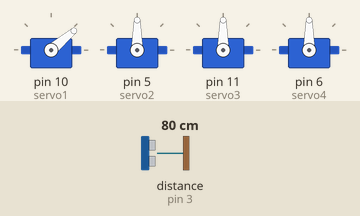
Recording of a sketch running on a simulated Arduino Uno, built with avr-gcc and run on an emulated ATmega328P. Shown: 4 × servo. Wiring (inferred from the names in the program): ultrasonic range finder: trigger pin 9; echo pin 3. Inputs (shaded band) come from the test bench; at power-on: distance to the obstacle (sensor on pin 3) 80 cm. The echo pulse lasts 58.3 µs per cm.

Above: at 2.9 s.
3.0 s: distance to the obstacle (sensor on pin 3) set to 23 cm
6.5 s: distance to the obstacle (sensor on pin 3) set to 18 cm
At 8.4 s:
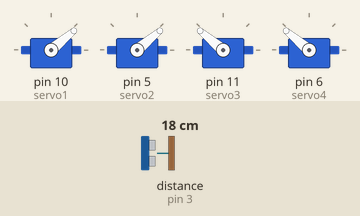
12.1 s: distance to the obstacle (sensor on pin 3) set to 35 cm
At 12.62 s:
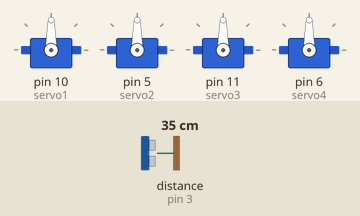
15.6 s: distance to the obstacle (sensor on pin 3) set to 2 cm
At 17.8 s:
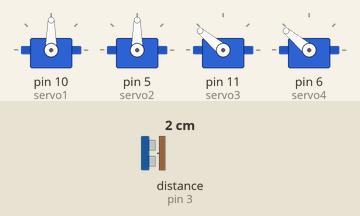
Timing chart, 0 to 20.1 s (numbered marks = the images above; inputs shaded):
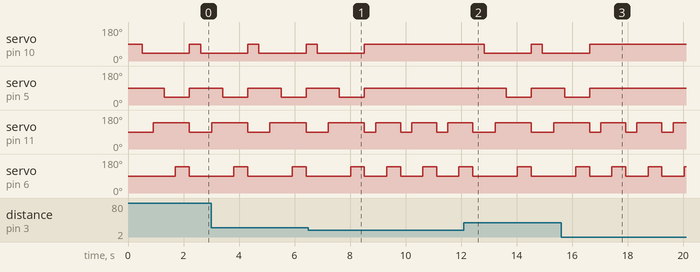

Measured:
- the behaviour switches between 21 and 20 cm on distance to the obstacle (sensor on pin 3) (found by bisection; images 0 and 1)
- after the input at 6.5 s, servo on pin 10 (servo1), servo on pin 5 (servo2): goes on until 8.5 s, then stays 90°; servo on pin 6 (servo4): alternates 140° for 0.50 s and 90° for 0.80 s, starting after 2.8 s
- after the input at 12.1 s, servo on pin 10 (servo1): 90° → 40° after 0.73 s, → 90° 1.7 s later, → 40° 0.40 s later; servo on pin 5 (servo2): 90° → 40° after 1.5 s, → 90° 0.90 s later; servo on pin 11 (servo3): 90° → 140° after 1.1 s, → 90° 1.3 s later, → 140° 0.80 s later
- after the input at 15.6 s, servo on pin 10 (servo1), servo on pin 5 (servo2): goes on until 16.6 s, then stays 90°; servo on pin 11 (servo3): alternates 140° for 0.90 s and 90° for 0.40 s, starting after 1.4 s; servo on pin 6 (servo4): alternates 140° for 0.50 s and 90° for 0.80 s, starting after 1.8 s
- by itself, servo on pin 5 (servo2): alternates 90° for 1.2 s and 40° for 0.90 s
- by itself, servo on pin 11 (servo3): repeats every 1.3 s: 90° 0.40 s, 140° 0.90 s
- by itself, servo on pin 6 (servo4): alternates 140° for 0.50 s and 90° for 1.6 s

The sketch:

four-leg-spider-code.ino
```cpp
#include <HCSR04.h>
#include <Servo.h>

Servo servo1; // front left
Servo servo2; //rear left
Servo servo3; // front right
Servo servo4; // rear right

int middle = 90;
int endPoint = 50;//80
int stepDelay = 400;

const int trigPin = 9;
const int echoPin = 3;

float duration, distance;

void setup()
{
  servo1.attach(10);
  servo2.attach(5);
  servo3.attach(11);
  servo4.attach(6);

  pinMode(trigPin, OUTPUT);  //trig
  pinMode(echoPin, INPUT);   //echo
  Serial.begin(9600);

}

void loop() {

  digitalWrite(trigPin, LOW);
  delayMicroseconds(2);
  digitalWrite(trigPin, HIGH);
  delayMicroseconds(10);
  digitalWrite(trigPin, LOW);

  duration = pulseIn(echoPin, HIGH);
  distance = (duration*.0343)/2;
  delay(100);

  if(distance > 20){

    servo1.write(middle);
    servo2.write(middle);
    servo3.write(middle);
    servo4.write(middle);
    delay(stepDelay);

    servo1.write(middle - endPoint);//left back
    delay(stepDelay);
    servo3.write(middle + endPoint);//right back
    delay(stepDelay);
    servo2.write(middle - endPoint);//front left
    delay(stepDelay);
    servo4.write(middle + endPoint);//front right
    delay(stepDelay);

  }else{
    servo1.write(middle);
    servo2.write(middle);
    servo3.write(middle);
    servo4.write(middle);
    delay(stepDelay);

    servo3.write(middle + endPoint);//right back
    delay(stepDelay);

    servo4.write(middle + endPoint);//front right
    delay(stepDelay);
  }

}
```
